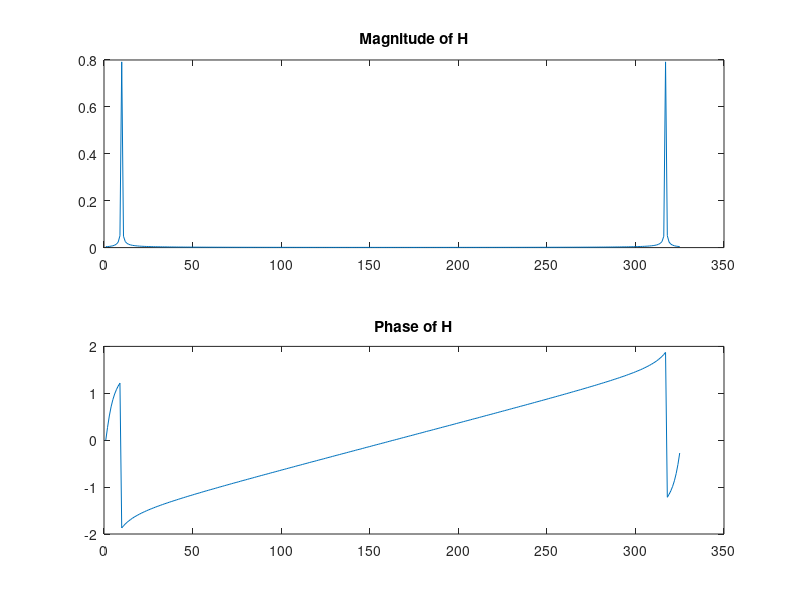

Write the MATLAB code that produced this figure.
h = [-.00305064;
        -.00366284;
        -.00416593;
        -.00454504;
        -.00478876;
        -.00488989;
        -.00484534;
        -.00465652;
        -.00432903;
        -.00387256;
        -.00330077;
        -.00263071;
        -.00188227;
        -.00107784;
        -.000241231;
        .000602521;
        .00142834;
        .00221161;
        .00292903;
        .00355923;
        .00408335;
        .00448594;
        .00475493;
        .00488232;
        .00486428;
        .00470142;
        .00439842;
        .00396462;
        .00341259;
        .002759;
        .00202323;
        .00122718;
        .000394624;
        -.000449701;
        -.00128063;
        -.00207346;
        -.00280448;
        -.003452;
        -.00399672;
        -.00442233;
        -.00471637;
        -.00486986;
        -.00487839;
        -.00474167;
        -.00446354;
        -.00405258;
        -.00352098;
        -.00288454;
        -.00216207;
        -.00137535;
        -.000547594;
        .00029645;
        .00113168;
        .00193319;
        .00267715;
        .00334139;
        .00390606;
        .00435447;
        .00467315;
        .00485277;
        .0048877;
        .00477707;
        .00452426;
        .00413663;
        .00362593;
        .00300712;
        .00229881;
        .00152201;
        .000699897;
        -.000143068;
        -.000981766;
        -.00179127;
        -.00254736;
        -.00322766;
        -.00381181;
        -.00428231;
        -.00462553;
        -.00483089;
        -.00489244;
        -.00480815;
        -.00458067;
        -.00421687;
        -.00372744;
        -.00312707;
        -.00243353;
        -.0016675;
        -.000851808;
        -1.07679e-5;
        .000830596;
        .00164718;
        .00241477;
        .00311037;
        .00371337;
        .00420576;
        .00457293;
        .00480387;
        .00489184;
        .00483407;
        .00463233;
        .00429262;
        .00382512;
        .00324364;
        .00256558;
        .00181111;
        .00100268;
        .000164424;
        -.000678761;
        -.00150173;
        -.00228002;
        -.00299032;
        -.00361161;
        -.00412533;
        -.00451616;
        -.00477264;
        -.00488676;
        -.00485551;
        -.00467958;
        -.00436431;
        -.003919;
        -.00335704;
        -.0026951;
        -.00195289;
        -.00115253;
        -.000317832;
        .000526318;
        .0013548;
        .00214293;
        .00286724;
        .00350613;
        .00404067;
        .00445478;
        .00473621;
        .00487666;
        .00487188;
        .00472202;
        .00443141;
        .00400902;
        .00346706;
        .00282188;
        .00209271;
        .00130115;
        .000470865;
        -.000373443;
        -.00120664;
        -.00200387;
        -.00274143;
        -.00339739;
        -.00395215;
        -.0043892;
        -.00469549;
        -.00486201;
        -.00488367;
        -.00475984;
        -.00449446;
        -.00409511;
        -.00357377;
        -.002946;
        -.00223056;
        -.00144859;
        -.000623517;
        .000220115;
        .00105719;
        .00186279;
        .00261288;
        .0032852;
        .00385969;
        .00431922;
        .00465008;
        .00484241;
        .00489071;
        .00479324;
        .00455296;
        .0041772;
        .0036769;
        .00306721;
        .00236614;
        .00159461;
        .000775575;
        -6.65325e-5;
        -.00090667;
        -.00171976;
        -.00248175;
        -.0031697;
        -.0037633;
        -.00424489;
        -.00459995;
        -.00481801;
        -.00489268;
        -.00482157;
        -.00460688;
        -.004255;
        -.0037763;
        -.00318521;
        -.00249927;
        -.00173888;
        -.000926716;
        -8.69357e-5;
        .000755433;
        .0015753;
        .00234827;
        .00305133;
        .00366347;
        .00416653;
        .00454553;
        .00478908;
        .00489006;
        .00484538;
        .00465645;
        .00432883;
        .00387225;
        .00330037;
        .00263018;
        .00188173;
        .00107719;
        .000240598;
        -.00060318;
        -.00142897;
        -.00221225;
        -.00292962;
        -.00355972;
        -.00408378;
        -.00448633;
        -.00475519;
        -.00488236;
        -.00486425;
        -.00470124;
        -.00439813;
        -.00396417;
        -.00341206;
        -.00275836;
        -.00202257;
        -.00122642;
        -.000393811;
        .000450522;
        .00128145;
        .00207427;
        .00280519;
        .00345269;
        .00399721;
        .00442276;
        .00471675;
        .00487013;
        .00487842;
        .00474152;
        .0044633;
        .00405225;
        .00352047;
        .00288391;
        .00216142;
        .00137458;
        .000546772;
        -.000297302;
        -.00113252;
        -.00193404;
        -.0026779;
        -.00334213;
        -.0039067;
        -.00435507;
        -.00467359;
        -.00485307;
        -.00488786;
        -.00477712;
        -.0045241;
        -.00413647;
        -.00362564;
        -.00300674;
        -.00229835;
        -.00152151;
        -.000699353;
        .000143633;
        .000982347;
        .00179179;
        .00254785;
        .00322807;
        .00381215;
        .0042826;
        .0046256;
        .00483081;
        .00489226;
        .00480791;
        .00458033;
        .00421637;
        .00372692;
        .0031264;
        .00243284;
        .00166676;
        .00085105;
        1.00025e-5;
        -.000831338;
        -.00164794;
        -.00241541;
        -.00311101;
        -.00371393;
        -.00420634;
        -.00457327;
        -.00480413;
        -.00489193;
        -.00483413;
        -.00463228;
        -.00429248;
        -.00382483;
        -.00324326;
        -.00256508;
        -.00181061;
        -.00100218;
        -.000163898;
        .000679259;
        .00150222;
        .00228036;
        .00299067;
        .00361194;
        .00412554;
        .00451638;
        .00477267;
        .00488679;
        .00485543;
        .00467946;
        .0043641;
        .00391877;
        .00335686;
        .00269487;
        .00195264;
        .00115229;
        .000317598;
        -.000526544];


h_flipped = flip(h);
H = fft(h_flipped);
figure;
subplot(2,1,1);
plot(abs(H));
title('Magnitude of H');
subplot(2,1,2);
plot(angle(H));
title('Phase of H');
    